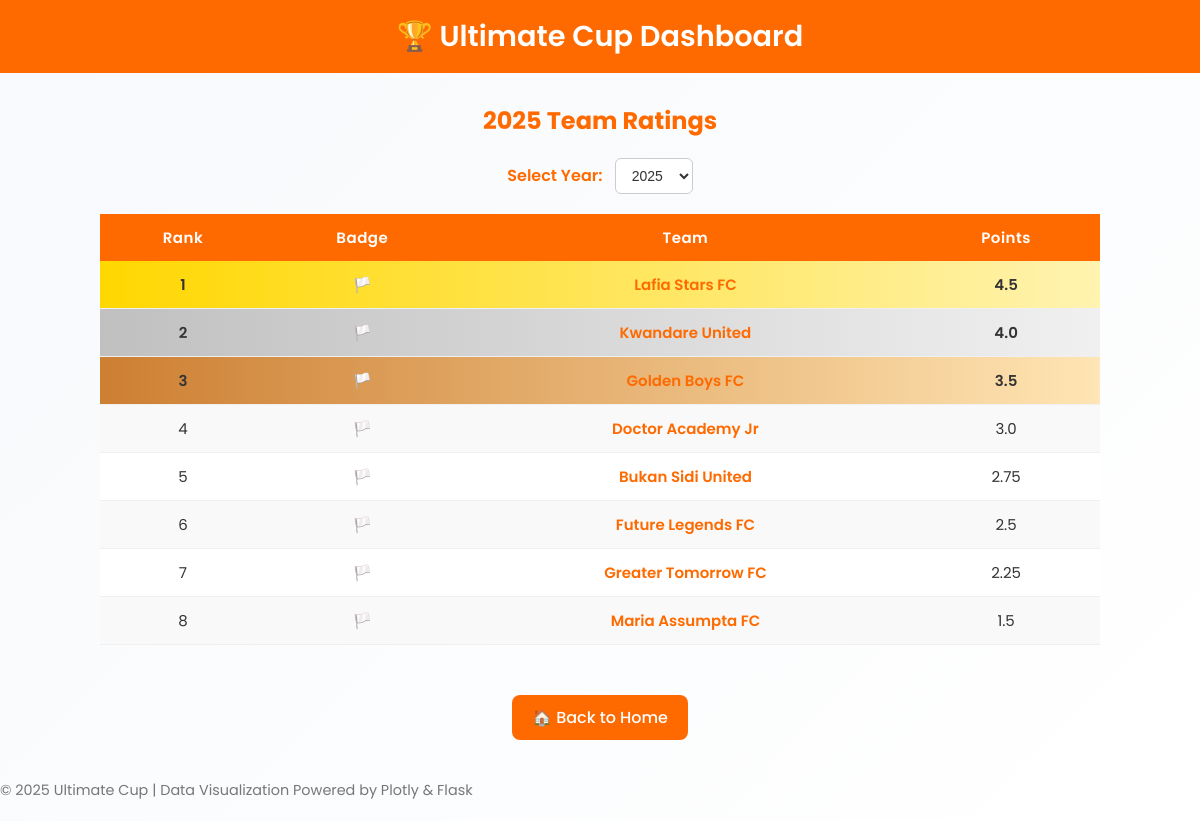
/user, run on the app's committed database.
### tables this page shows
CREATE TABLE team_ratings (
    id INTEGER PRIMARY KEY AUTOINCREMENT,
    team_name TEXT,
    year INTEGER,
    points REAL
);

### app.py (the view)
@app.route('/user')
def user_dashboard():
    conn = get_db()
    df = pd.read_sql_query("""
        SELECT r.team_name, r.year, r.points, t.badge
        FROM team_ratings r
        LEFT JOIN teams t ON r.team_name = t.name
        ORDER BY r.points DESC
    """, conn)
    conn.close()
    if df.empty:
        conn.close()
        return render_template('user_dashboard.html', year=None, table=[], graphJSON=None)
    years = sorted(df["year"].unique().tolist(), reverse=True)
    selected_year = request.args.get('year', years[0])  # default to latest
    selected_year = int(selected_year)
    df_year = df[df["year"] == selected_year].sort_values(by="points", ascending=False)
    df_year["Rank"] = range(1, len(df_year) + 1)
    fig = px.bar(
        df_year,
        x="team_name",
        y="points",
        color="team_name",
        title=f"{selected_year} Ultimate Cup Team Ratings",
        text="points"
    )
    fig.update_traces(textposition='outside')
    fig.update_layout(showlegend=False)
    graphJSON = json.dumps(fig, cls=plotly.utils.PlotlyJSONEncoder)
    conn.close()
    return render_template(
        'user_dashboard.html',
        year=selected_year,
        years=years,
        table=df_year.to_dict(orient='records'),
        graphJSON=graphJSON
    )

### app.py (called while the page is built)
def get_db():
    conn = sqlite3.connect("ultimate_cup.db")
    conn.row_factory = sqlite3.Row
    return conn

### templates/user_dashboard.html (shortened to what this page needs)
<!DOCTYPE html>
<html lang="en">
<head>
</head>
<body>
    <header>🏆 Ultimate Cup Dashboard</header>
    <div class="container">
        <h2>{{ year }} Team Ratings</h2>
        <form method="get" action="{{ url_for('user_dashboard') }}" style="margin-bottom: 20px;">
            <label for="year">Select Year:</label>
            <select name="year" id="year" onchange="this.form.submit()">
                {% for y in years %}
                <option value="{{ y }}" {% if y==year %}selected{% endif %}>{{ y }}</option>
                {% endfor %}
            </select>
        </form>
        <table id="rating-table" style="width:100%; border-collapse:collapse; margin-top:20px;">
            <thead style="background:#ff6a00; color:white;">
                <tr>
                    <th>Rank</th>
                    <th>Badge</th>
                    <th>Team</th>
                    <th>Points</th>
                </tr>
            </thead>
            <tbody>
                {% for row in table %}
                <tr style="text-align:center; cursor:pointer;" onclick="showTeamSummary('{{ row.team_name }}')" class="
                {% if loop.index == 1 %}gold-row{% elif loop.index == 2 %}silver-row{% elif loop.index == 3 %}bronze-row{% endif %}
            ">
                    <td>{{ row.Rank }}</td>
                    <td>
                        {% if row.badge %}
                        <img src="{{ row.badge }}" alt="Badge" style="width:40px;height:40px;border-radius:50%;">
                        {% else %}
                        🏳️
                        {% endif %}
                    </td>
                    <td style="font-weight:600;color:#ff6a00;">{{ row.team_name }}</td>
                    <td>{{ row.points }}</td>
                </tr>
                {% endfor %}
            </tbody>
        </table>
        <a href="{{ url_for('index') }}" class="btn">🏠 Back to Home</a>
    </div>
    <footer>© 2025 Ultimate Cup | Data Visualization Powered by Plotly & Flask</footer>
</body>
</html>

### templates/user_dashboard.html (style rules this page uses)
body { font-family: 'Poppins', sans-serif; background: linear-gradient(135deg, #f7f9fc, #ffffff); color: #333; margin: 0; padding: 0; }
header { background: #FF6A00; color: white; padding: 15px 30px; text-align: center; font-size: 1.8rem; font-weight: 600; }
.container { width: 90%; max-width: 1000px; margin: 30px auto; text-align: center; }
h2 { color: #FF6A00; margin-bottom: 20px; }
table { width: 100%; border-collapse: collapse; font-size: 15px; min-width: 600px; }
thead { background-color: #FF6A00; color: white; }
th { padding: 12px 15px; text-align: center; font-weight: 600; letter-spacing: 0.5px; }
td { padding: 12px 15px; border-bottom: 1px solid #f0f0f0; text-align: center; }
tbody tr:nth-child(even) { background-color: #f9f9f9; }
tbody tr:nth-child(odd) { background-color: #fff; }
tbody tr:nth-child(-n+3) { background-color: #fff4e6; font-weight: 600; }
a.btn { display: inline-block; background: #FF6A00; color: white; padding: 10px 20px; text-decoration: none; border-radius: 8px; transition: 0.3s; font-weight: 500; }
footer { margin-top: 40px; color: #777; font-size: 0.9rem; padding-bottom: 20px; }
select { background: white; border: 1px solid #ccc; padding: 8px 12px; border-radius: 6px; font-size: 14px; color: #333; }
label { font-weight: 600; color: #FF6A00; margin-right: 8px; }
.gold-row { background: linear-gradient(90deg, #ffd700, #fff3b0); font-weight: 600; }
.silver-row { background: linear-gradient(90deg, #c0c0c0, #f0f0f0); font-weight: 600; }
.bronze-row { background: linear-gradient(90deg, #cd7f32, #ffe5b4); font-weight: 600; }

### data on the page
team_ratings: Rank "1", team_name "Lafia Stars FC", points "4.5"
team_ratings: Rank "2", team_name "Kwandare United", points "4.0"
team_ratings: Rank "3", team_name "Golden Boys FC", points "3.5"
team_ratings: Rank "4", team_name "Doctor Academy Jr", points "3.0"
team_ratings: Rank "5", team_name "Bukan Sidi United", points "2.75"
team_ratings: Rank "6", team_name "Future Legends FC", points "2.5"
team_ratings: Rank "7", team_name "Greater Tomorrow FC", points "2.25"
team_ratings: Rank "8", team_name "Maria Assumpta FC", points "1.5"

### other printed values
{{ year }} "2025"
form field year "2025"
